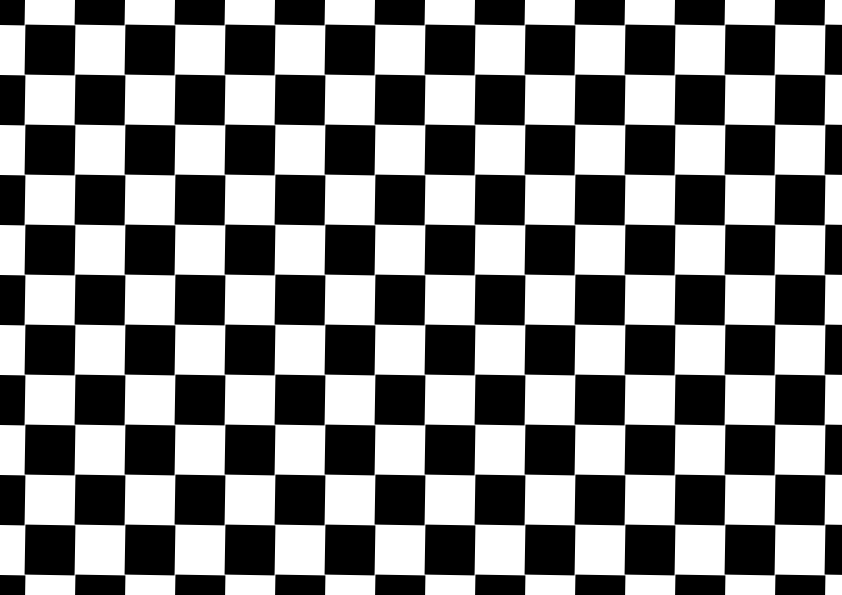
Frame 1 (no input)
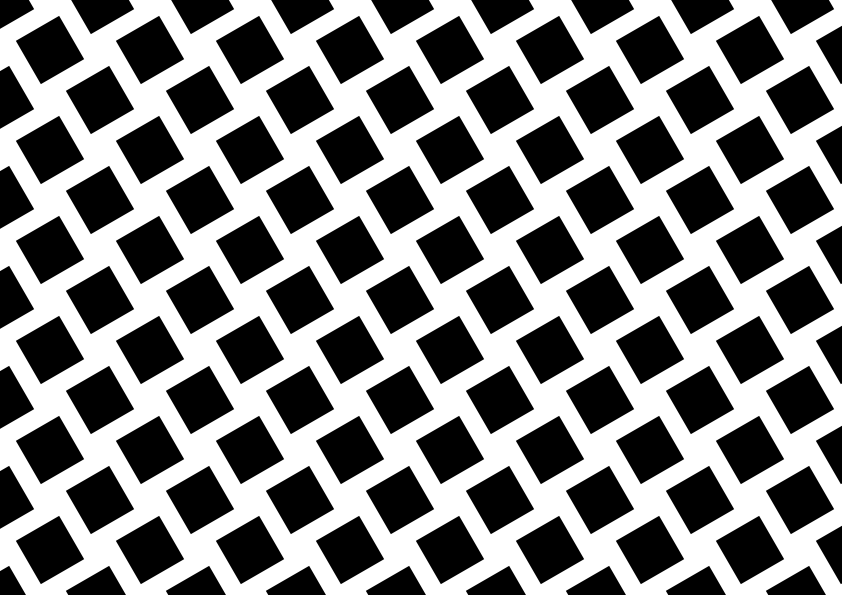
Frame 60 (the mouse pressed at the canvas centre just before this capture)
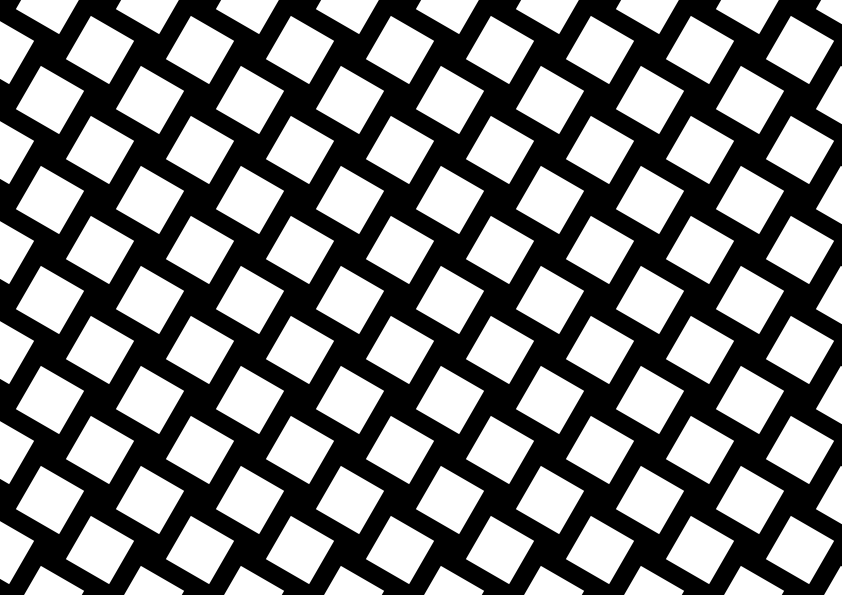
Frame 120 (the mouse held since frame 60 and released just before this capture)

The Processing sketch that drew these frames (run headless with seeded random() and noise(); from frame 60 on, the mouse is pressed at the canvas centre):

// Processing sketch: certamen01_ecclefieldv2
// ── certamen01_ecclefieldv2.pde

int rot;
boolean ciclo1 = true;
boolean ciclo2 = false;
ClassMov_02 a;

// Colores de fondo
int blanco = 255;
int negro = 0;
int fondo = 255;

void setup(){
size(842,595);
a = new ClassMov_02(rot);

}

void draw(){
  // Comprovaciones
  println(rot);
  /////////////////
  background(fondo);
  rot = frameCount;

  if(ciclo1 == true){
    a.diagramacion1(rot);
    a.diagramacion2(rot);
  }

  if(ciclo2 == true){
    a.diagramacion3(rot);
    a.diagramacion4(rot);
  }

  if(rot > 90){

    fondo = negro;
    ciclo1 = false;
    ciclo2 = true;

  }

  if(rot < 90 ){
    fondo = blanco;
    ciclo1 = true;
    ciclo2 = false;
  }

  if(rot > 180){frameCount = 0;}      // Resetear el contador
}



void keyPressed(){
  if (keyPressed) {
    if (key == 'b' || key == 'B') {
      fondo = negro;
      ciclo1 = false;
      ciclo2 = true;
    }
  }

  if (keyPressed) {
    if (key == 'n' || key == 'N') {
      fondo = blanco;
      ciclo1 = true;
      ciclo2 = false;
    }
  }
}

// ── ClassMov_v2.pde
class ClassMov_02{

int rot;


  ClassMov_02(int rot){
    this.rot = rot;
  }


//  PRIMERA ROTACION //
void figura1(int rot){

  pushMatrix();
    rectMode(CENTER);
    noStroke();
    fill(0);
    rotate(radians(rot));
    rect(0, 0, 50, 50);
  popMatrix();
}


void diagramacion1(int rot){
  for(int posY = 0; posY < 650; posY = posY + 100){
    for(int posX2 = 0; posX2 < 900; posX2 = posX2 + 100){
      pushMatrix();
      translate(posX2,posY);
      figura1(rot);
      popMatrix();
    }
  }
}

void diagramacion2(int rot){
  for(int posY = 50; posY < 650; posY = posY + 100){
    for(int posX2 = 50; posX2 < 900; posX2 = posX2 + 100){
      pushMatrix();
      translate(posX2,posY);
      figura1(rot);
      popMatrix();

    }
  }
}



///////////////////////////////////////////////////////////////////////////////

void figura2(int rot){
  pushMatrix();
    rectMode(CENTER);
    noStroke();
    fill(255);
    rotate(radians(rot));
    rect(0, 0, 50, 50);
  popMatrix();

}


void diagramacion3(int rot){
  for(int posY = -50; posY < 650; posY = posY + 100){
    for(int posX2 = 0; posX2 < 900; posX2 = posX2 + 100){
      pushMatrix();
      translate(posX2,posY);
      figura2(rot);
      popMatrix();
    }
  }
}


void diagramacion4(int rot){
  for(int posY = 0; posY < 650; posY = posY + 100){
    for(int posX2 = -50; posX2 < 900; posX2 = posX2 + 100){
      pushMatrix();
      translate(posX2,posY);
      figura2(rot);
      popMatrix();
    }
  }
}


}

// ── Test.pde
/*
// HEXAGONO
void setup(){
  size(500,500);
  background(255);
}

void draw(){

for (i = 0; i < 360; i + 40){
pushMatrix();
fill(0);
rectMode(CENTER);
translate(width/2, height/2);
rotate(radians(i));
rect(0,0,50,50);
popMatrix();
}

}
*/
